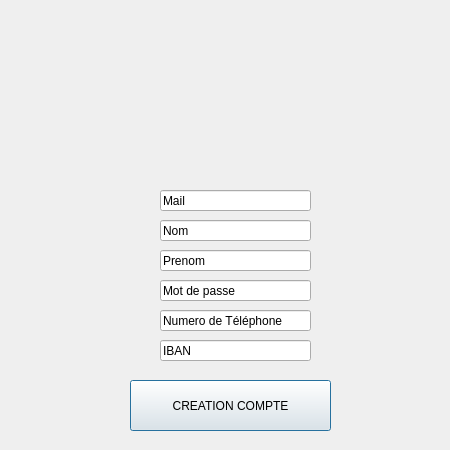
<?xml version="1.0" encoding="UTF-8"?>
<ui version="4.0">
 <class>FenetreCreationUtilisateur</class>
 <widget class="QDialog" name="FenetreCreationUtilisateur">
  <property name="geometry">
   <rect>
    <x>0</x>
    <y>0</y>
    <width>450</width>
    <height>450</height>
   </rect>
  </property>
  <property name="windowTitle">
   <string>Dialog</string>
  </property>
  <widget class="QLineEdit" name="lineEdit_5">
   <property name="geometry">
    <rect>
     <x>160</x>
     <y>310</y>
     <width>151</width>
     <height>21</height>
    </rect>
   </property>
   <property name="text">
    <string>Numero de Téléphone</string>
   </property>
  </widget>
  <widget class="QLineEdit" name="lineEdit">
   <property name="geometry">
    <rect>
     <x>160</x>
     <y>190</y>
     <width>151</width>
     <height>21</height>
    </rect>
   </property>
   <property name="text">
    <string>Mail</string>
   </property>
  </widget>
  <widget class="QLineEdit" name="lineEdit_4">
   <property name="geometry">
    <rect>
     <x>160</x>
     <y>280</y>
     <width>151</width>
     <height>21</height>
    </rect>
   </property>
   <property name="text">
    <string>Mot de passe</string>
   </property>
  </widget>
  <widget class="QPushButton" name="pushButton">
   <property name="geometry">
    <rect>
     <x>130</x>
     <y>380</y>
     <width>201</width>
     <height>51</height>
    </rect>
   </property>
   <property name="text">
    <string>CREATION COMPTE</string>
   </property>
  </widget>
  <widget class="QLineEdit" name="lineEdit_6">
   <property name="geometry">
    <rect>
     <x>160</x>
     <y>340</y>
     <width>151</width>
     <height>21</height>
    </rect>
   </property>
   <property name="text">
    <string>IBAN</string>
   </property>
  </widget>
  <widget class="QLineEdit" name="lineEdit_3">
   <property name="geometry">
    <rect>
     <x>160</x>
     <y>250</y>
     <width>151</width>
     <height>21</height>
    </rect>
   </property>
   <property name="text">
    <string>Prenom</string>
   </property>
  </widget>
  <widget class="QLineEdit" name="lineEdit_2">
   <property name="geometry">
    <rect>
     <x>160</x>
     <y>220</y>
     <width>151</width>
     <height>21</height>
    </rect>
   </property>
   <property name="text">
    <string>Nom</string>
   </property>
  </widget>
  <widget class="QLabel" name="imageShareCount">
   <property name="geometry">
    <rect>
     <x>160</x>
     <y>50</y>
     <width>221</width>
     <height>131</height>
    </rect>
   </property>
   <property name="text">
    <string/>
   </property>
  </widget>
 </widget>
 <resources/>
 <connections/>
</ui>
